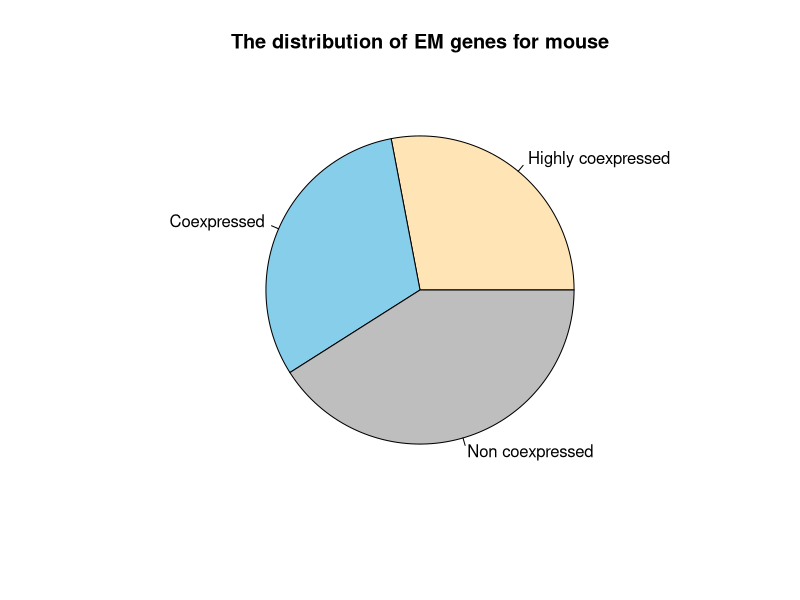
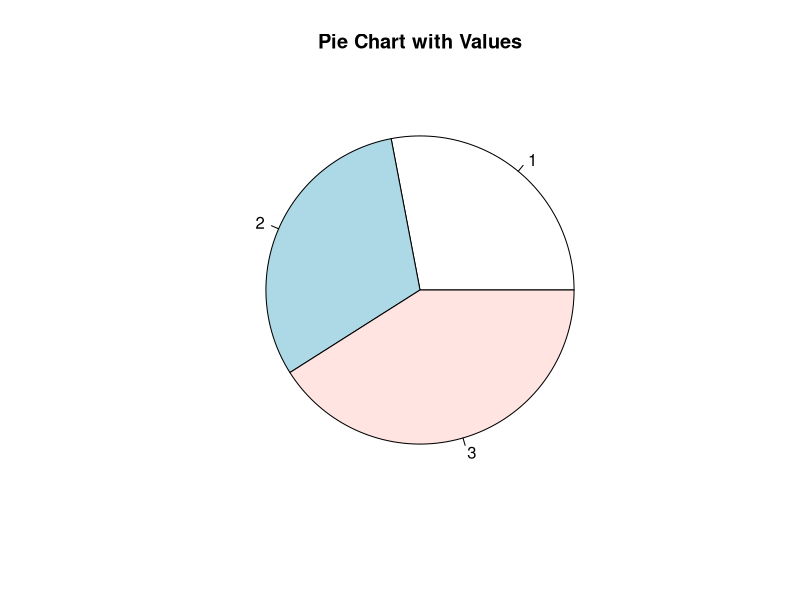
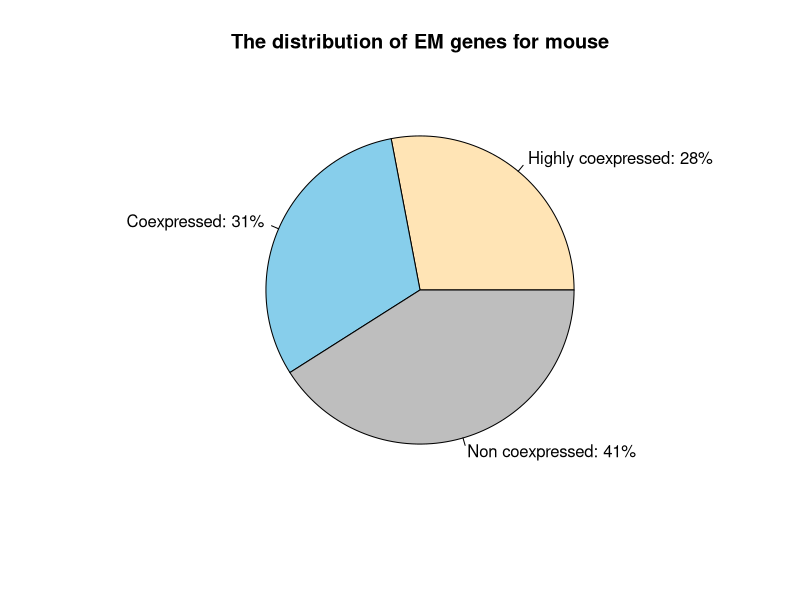
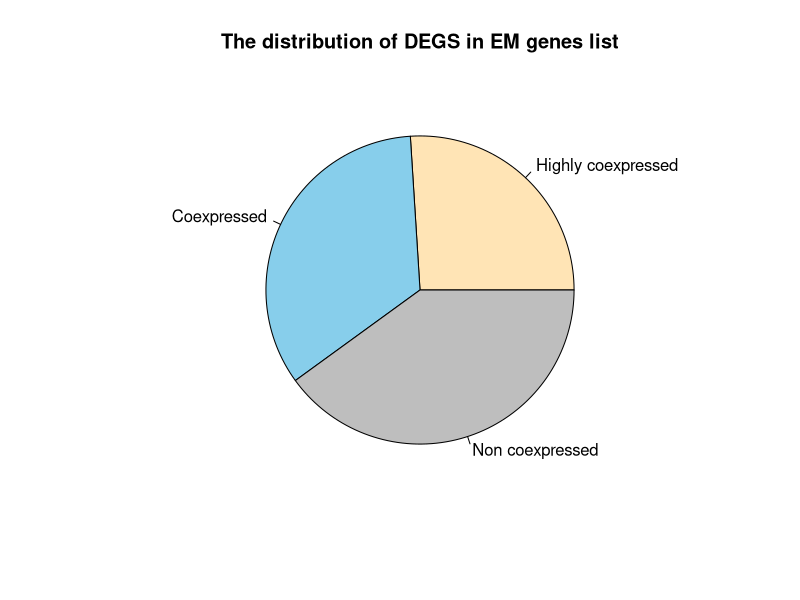
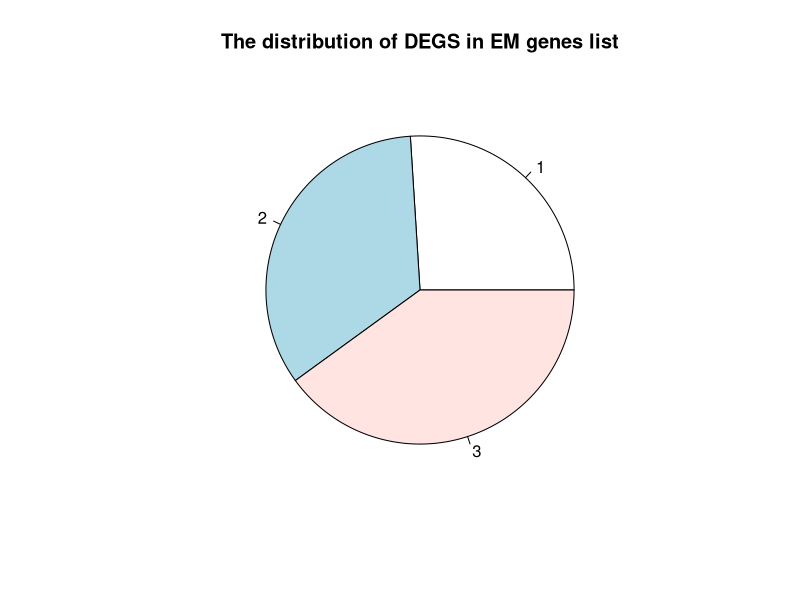
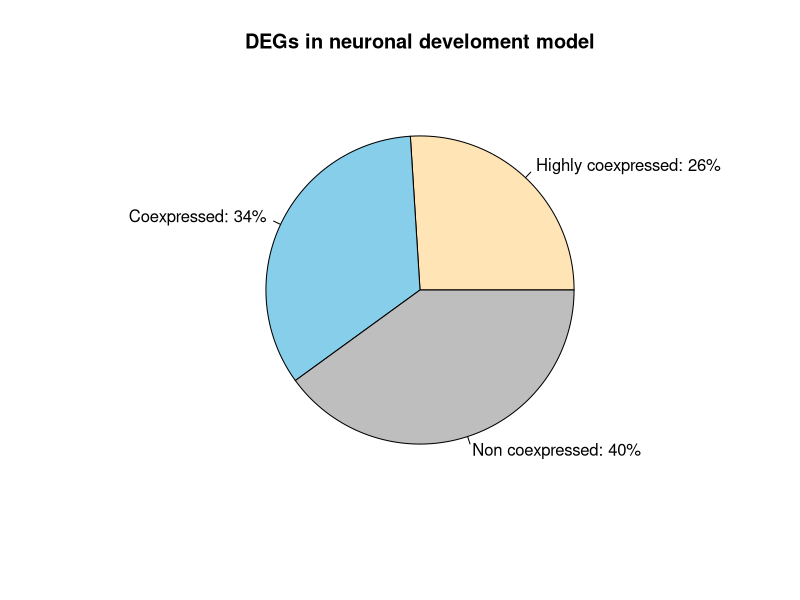

The R source for these figures, in order: (Note: this script raises an error after producing the figures.)
## ---- chunk 1
labels <- c("Highly coexpressed", "Coexpressed", "Non coexpressed")
sizes <- c(28, 31, 41)

colors <-c("moccasin", "skyblue", "gray")
pie(sizes, labels = labels, col = colors, main = "The distribution of EM genes for mouse")
## ---- chunk 2
# Create pie chart
pie(sizes,  main = "Pie Chart with Values")

# Calculate label positions
label_pos <- 2 * cumsum(sizes) - sizes

# Add labels with values
percent <- round(sizes/sum(sizes) * 100)
labels_with_values <- paste(labels, ": ", percent, "%", sep = "")
pie(sizes, labels = labels_with_values, col = colors, main = "The distribution of EM genes for mouse" )
## ---- chunk 3
labels <- c("Highly coexpressed", "Coexpressed", "Non coexpressed")
sizes <- c(26, 34, 40)

colors <-c("moccasin", "skyblue", "gray")
pie(sizes, labels = labels, col = colors, main = "The distribution of DEGS in EM genes list")
# Create pie chart
pie(sizes,  main = "The distribution of DEGS in EM genes list")

# Calculate label positions
label_pos <- 2 * cumsum(sizes) - sizes
## ---- chunk 4
# Add labels with values
percent <- round(sizes/sum(sizes) * 100)
labels_with_values <- paste(labels, ": ", percent, "%", sep = "")
pie(sizes, labels = labels_with_values, col = colors, main = "DEGs in neuronal develoment model" )
## ---- chunk 5
myCol <- brewer.pal(3, "Pastel2")
pie(sizes, labels = labels_with_values, col = myCol, main = "Pie Chart of EM genes" )

## ---- chunk 6
# Get the list of all available colors
all_colors <- colors()

# Plot points with different colors
par(mfrow = c(1, 1))  # Arrange plots in an 1x1 grid
for (i in 1:length(all_colors)) {
  plot(1, 1, pch = 19, col = all_colors[i], cex = 3, xlim = c(0, 2), ylim = c(0, 2), xlab = "", ylab = "")
  text(1, 0.5, all_colors[i], pos = 2)  # Add text label
}
## ---- chunk 7
# Create pie chart
pie(sizes, labels = labels, col = rainbow(length(labels)), main = "My Pie Chart", cex.main = 1.5)
## ---- chunk 8
knitr::opts_chunk$set(echo = TRUE)
## ---- chunk 9
summary(cars)
## ---- chunk 10
plot(pressure)
